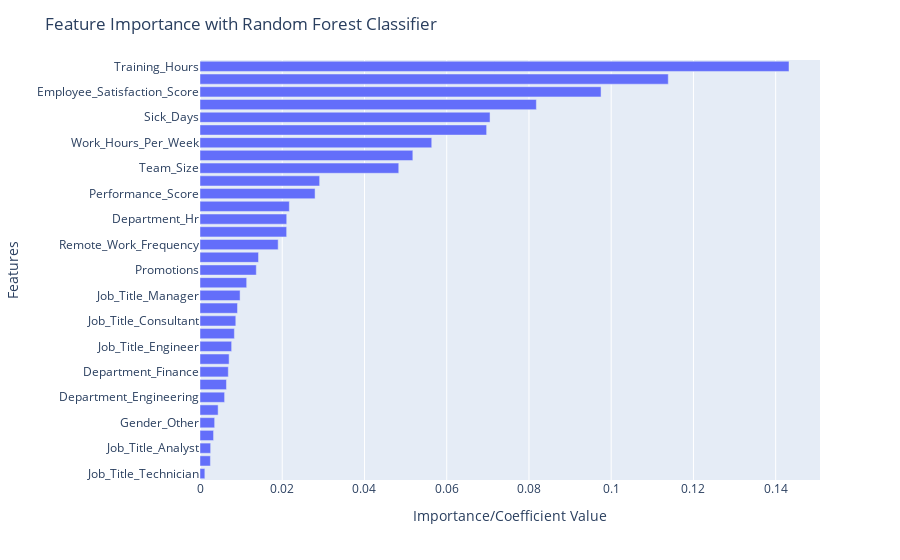

This figure's notebook cell:
### Code cell
# Plotting the feature importances and coefficients

fig = px.bar(perm_importances_rf, x='importance', y='feature', orientation='h')

# Update layout to sort bars in descending order
fig.update_layout(
    yaxis={'categoryorder': 'total ascending'},
    title = "Feature Importance with Random Forest Classifier",
    xaxis_title = "Importance/Coefficient Value",
    yaxis_title = "Features"
)
fig.show()

### Figure 1 — Plotly figure (JSON) as saved in the notebook; plotly's stock layout.template omitted (floating-point values rounded to 4 significant figures)
{"data": [{"alignmentgroup": "True", "hovertemplate": "importance=%{x}<br>feature=%{y}<extra></extra>", "legendgroup": "", "marker": {"color": "#636efa", "pattern": {"shape": ""}}, "name": "", "offsetgroup": "", "orientation": "h", "showlegend": false, "textposition": "auto", "type": "bar", "x": [0.1432, 0.1139, 0.09753, 0.0818, 0.07053, 0.06971, 0.05636, 0.05176, 0.04834, 0.0291, 0.02798, 0.02172, 0.02109, 0.02107, 0.01901, 0.01423, 0.01369, 0.01135, 0.009747, 0.009122, 0.008707, 0.008363, 0.007696, 0.007081, 0.006886, 0.006435, 0.005981, 0.004408, 0.003562, 0.003295, 0.002591, 0.002534, 0.001179], "xaxis": "x", "y": ["Training_Hours", "Age", "Employee_Satisfaction_Score", "Projects_Handled", "Sick_Days", "Overtime_Hours", "Work_Hours_Per_Week", "Years_At_Company", "Team_Size", "Monthly_Salary", "Performance_Score", "Education_Level", "Department_Hr", "Job_Title_Developer", "Remote_Work_Frequency", "Department_It", "Promotions", "Department_Marketing", "Job_Title_Manager", "Department_Customer Support", "Job_Title_Consultant", "Gender_Female", "Job_Title_Engineer", "Gender_Male", "Department_Finance", "Job_Title_Specialist", "Department_Engineering", "Department_Legal", "Gender_Other", "Department_Sales", "Job_Title_Analyst", "Department_Operations", "Job_Title_Technician"], "yaxis": "y"}], "layout": {"autosize": true, "barmode": "relative", "legend": {"tracegroupgap": 0}, "margin": {"t": 60}, "title": {"text": "Feature Importance with Random Forest Classifier"}, "xaxis": {"anchor": "y", "autorange": true, "domain": [0, 1], "range": [0, 0.1508], "title": {"text": "Importance/Coefficient Value"}, "type": "linear"}, "yaxis": {"anchor": "x", "autorange": true, "categoryorder": "total ascending", "domain": [0, 1], "range": [-0.5, 32.5], "title": {"text": "Features"}, "type": "category"}}}
